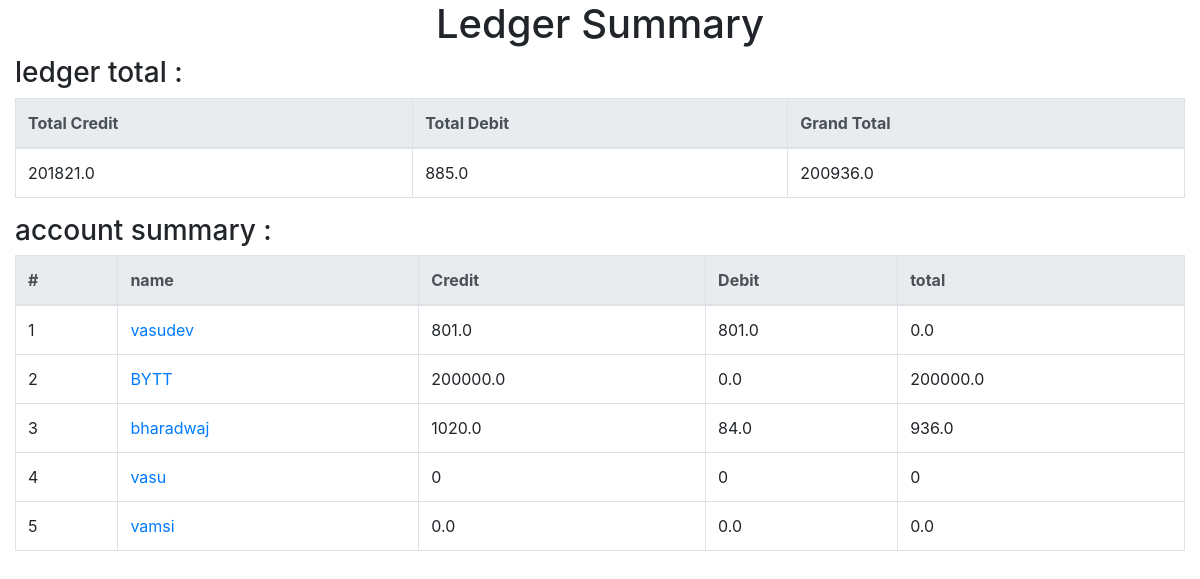
/ledger_summary, run on the app's committed database.
### ledger/models.py (models this page shows)
class Account(models.Model):
    name = models.CharField(max_length=64, blank=False)
    account_created = models.DateField(default=date.today)
    def __str__(self):
        return f"{self.name}"

### ledger/views.py (the view)
# urls.py: path('ledger_summary', views.ledger_summary, name='ledger_summary'),
def ledger_summary(request):
    totals = []
    for account in accounts:
        acc_transactions = []
        try:
            acc_transactions = Transaction.objects.filter(account=account)
        except Transaction.DoesNotExist:
            pass
        s = list((add(acc_transactions)))
        s.append(account)
        totals.append(tuple(s))
    context = {'totals': totals,
               'all_ctotal': all_ctotal,
               'all_dtotal': all_dtotal,
               'all_total': all_total}
    return render(request, 'ledger/ledger_summary.html', context)

### ledger/views.py (called while the page is built)
def add(obj):
    ctotal = 0
    dtotal = 0
    for o in obj:
        ctotal += o.cash_in
        dtotal += o.cash_out
    return ctotal, dtotal, ctotal-dtotal

### ledger/templates/ledger/ledger_summary.html (shortened to what this page needs)
{% extends "ledger/base.html" %}
{% block body %}
    <h1>Ledger Summary</h1>
    <h3>ledger total :</h3>
    <table class="table table-bordered">
        <thead class="thead-light">
            <tr>
                <th>Total Credit</th>
                <th>Total Debit</th>
                <th>Grand Total</th>
            </tr>
        </thead>
        <tr>
            <td>{{all_ctotal}}</td>
            <td>{{all_dtotal}}</td>
            <td>{{all_total}}</td>
        </tr>
    </table>
    <h3>account summary :</h3>
    <table class="table table-bordered table-hover">
        <thead class="thead-light">
            <tr>
                <th scope="col">#</th>
                <th scope="col">name</th>
                <th scope="col">Credit</th>
                <th scope="col">Debit</th>
                <th scope="col">total</th>
            </tr>
        </thead>
        {% for c, d, t, account in totals %}
        <tr>
            <td>{{ account.id }}</td>
            <td><a href="{% url 'ledger:transactions' account.id %}">{{account}}</a></td>
            <td>{{ c }}</td>
            <td>{{ d }}</td>
            <td>{{ t }} </td>
        </tr>
        {% endfor %}
    </table>
{% endblock %}

### ledger/templates/ledger/base.html (shortened to what this page needs)
<!DOCTYPE html>
<html lang="en">
<head>
    <link rel="stylesheet" href="https://stackpath.bootstrapcdn.com/bootstrap/4.5.0/css/bootstrap.min.css">
</head>
<body>
    <div class="container-fluid">
        {% block body %}
        {% endblock %}
    </div>
</body>
</html>

### ledger/templates/ledger/base.html (style rules this page uses)
h1 { text-align: center; }

### data on the page
Account: id "1", name "vasudev", c "801.0", d "801.0", t "0.0"
Account: id "2", name "BYTT", c "200000.0", d "0.0", t "200000.0"
Account: id "3", name "bharadwaj", c "1020.0", d "84.0", t "936.0"
Account: id "4", name "vasu", c "0", d "0", t "0"
Account: id "5", name "vamsi", c "0.0", d "0.0", t "0.0"

### other printed values
{{ all_ctotal }} "201821.0"
{{ all_dtotal }} "885.0"
{{ all_total }} "200936.0"
